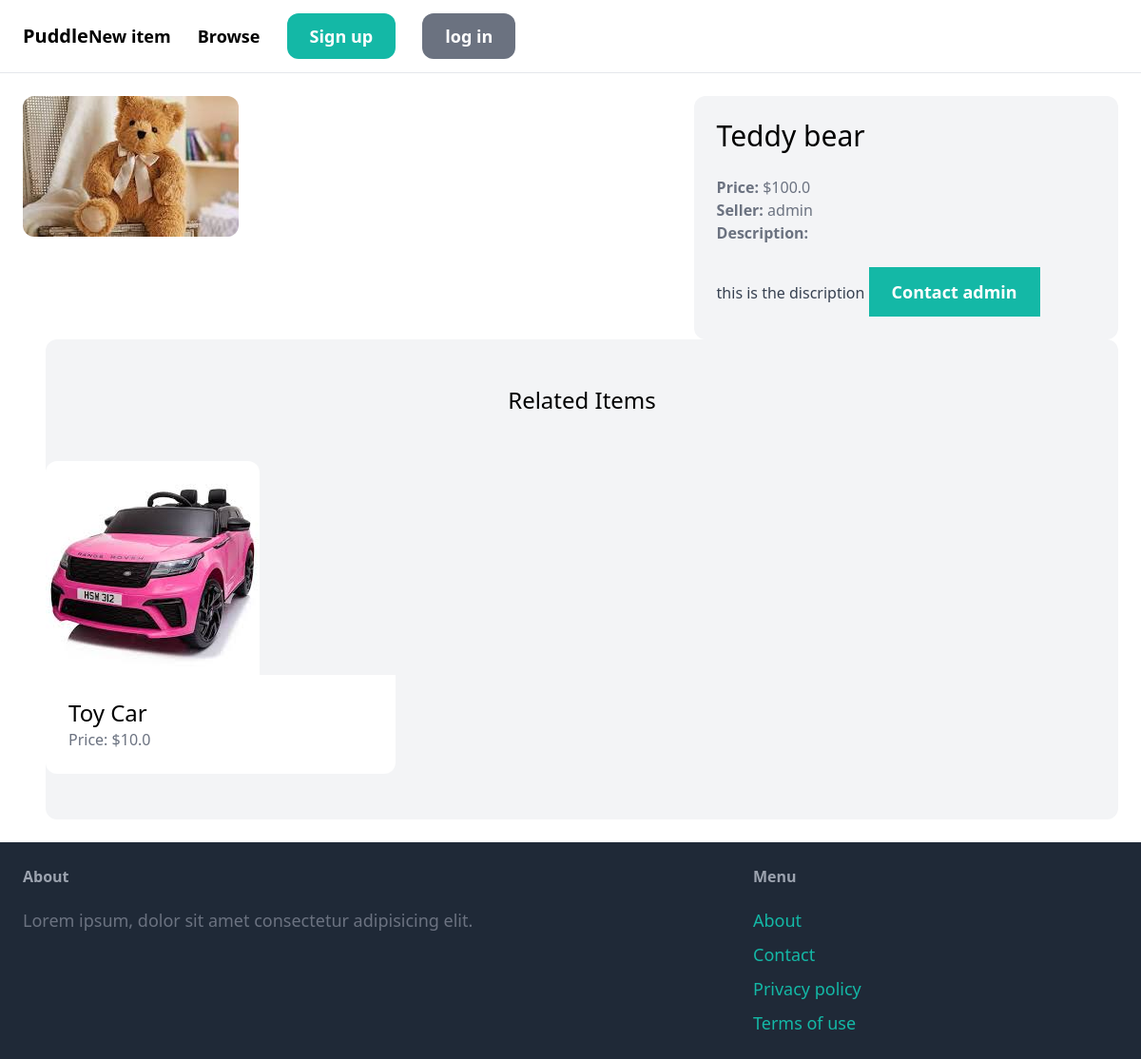
Page /items/1/ on the committed database.
### item/models.py (models this page shows, shortened)
class Item(models.Model):
    category = models.ForeignKey(Category,related_name='items', on_delete=models.CASCADE)
    name = models.CharField(max_length=255)
    description = models.TextField(blank=True, null=True)
    price = models.FloatField()
    image = models.ImageField(upload_to='item_images', blank=True, null=True)
    is_sold = models.BooleanField(default=False)
    created_by = models.ForeignKey(User, related_name='items', on_delete=models.CASCADE)
    created_at = models.DateTimeField(auto_now_add=True)

### item/views.py (the view)
# urls.py: path('<int:pk>/', views.detail, name='detail'),
def detail(request, pk):
    item = get_object_or_404(Item, pk=pk)
    related_items = Item.objects.filter(category=item.category, is_sold=False).exclude(pk=pk)[:3]
    return render(request, 'item/detail.html', {
        'item': item,
        'related_items': related_items
    })

### item/templates/item/detail.html
{% extends 'core/base.html' %} {% block title%}{{item.name}}{% endblock %}
{% block content %}
<div class="grid grid-cols-5 gap-6">
  <div class="col-span-3">
    <img src="{{ item.image.url }}" class="rounded-xl" />
  </div>
  <div class="col-span-2 p-6 bg-gray-100 rounded-xl">
    <h1 class="mb-6 text-3xl">{{ item.name }}</h1>
    <p class="text-gray-500"><strong>Price:</strong> ${{ item.price }}</p>
    <p class="text-gray-500">
      <strong>Seller:</strong> {{ item.created_by.username }}
    </p>
    {% if item.description %}
    	<p class="text-gray-700">
    		<strong class="text-gray-500">Description:</strong><br/>
    		{{ item.description }}
    {% endif %}
    <a href="#" class="inline-block mt-6 px-6 py-3 text-lg font-semibold bg-teal-500 text-white hover:bg-teal-700">Contact {{ item.created_by.username}}</a>
    </p>
  </div>
</div>
<div class="ml-6 py-12 bg-gray-100 rounded-xl">
    <h2 class="mb-12 text-2xl text-center">Related Items</h2>
    <div class="grid grid-cols-3 gap-3">
      {% for item in related_items %}
      <div>
        <a href="{% url 'item:detail' item.id %}">
            <div>
              <img src="{{ item.image.url }}" class="rounded-t-xl" />
            </div>
          <div class="p-6 bg-white rounded-b-xl">
            <h2 class="text-2xl">{{ item.name }}</h2>
            <p class="text-gray-500">Price: ${{ item.price }}</p>
          </div>
        </a>
      </div>
      {% endfor %}
    </div>
  </div>
{% endblock %}

### rows in the picture
Item: image (picture), name "Teddy bear", price "100.0", created_by.username "admin", description "this is the discription"
Item: image (picture), name "Toy Car", price "10.0"
